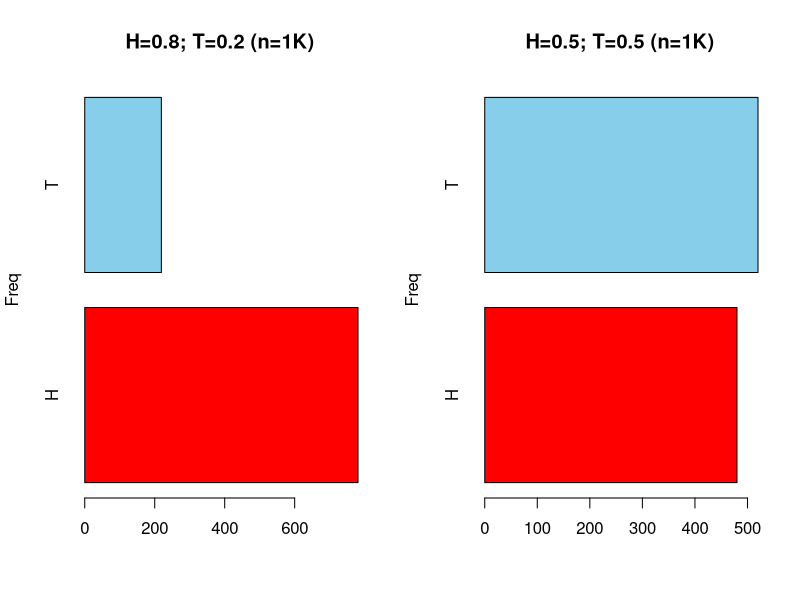

Write R code to recreate this figure.
# Name: Sristi Bafna
# Student ID: 1020201437
# Program: UG 23
# Date: 29-11-2022

rm(list=ls())

#Combination
coin = c('H','T')
times = 10 
outcomes = c()
for (i in 1:times){
  outcomes[i] = sample(x = coin, size = 1)
  
  message(i,'.outcome =',outcomes[i])
}

events = table(outcomes)
total = sum(events)
p.H = events['H']/total
p.T = events['T']/total
p.T = 1 - p.H
print(p.T)

rm(list=ls())

coin_A = c('H','T')
coin_B = c('H','T')
n_events = 10
outcome_A = c()
outcome_B = c()
set.seed(1094)
for(i in 1:n_events){
  outcome_A[i] = sample(coin_A,size = 1)
  outcome_B[i] = sample(coin_B,size = 1)
}

paste0(outcome_A,outcome_B)

comb_events = paste0(outcome_A,outcome_B)

fr_tb = table(comb_events)

p_HH = round(fr_tb['HH']/sum(fr_tb),2)
p_HT= round(fr_tb['HT']/sum(fr_tb),2)
p_TT = round(fr_tb['TT']/sum(fr_tb),2)
p_TH = round(fr_tb['TH']/sum(fr_tb),2)

rm(list=ls())

dice = c(1,2,3,4,5,6)

p_1 = c()
p_2 = c()
p_3 = c()
p_4 = c()
p_5 = c()
p_6 = c()

d_events = 500
outcomes = c()
set.seed(673)
for (i in 1:d_events){
  outcomes[i] = sample(x = dice, size = 1)
  
  
}

events = table(outcomes)
total = sum(events)
p.1 = events[1]/total
p.2 = events[2]/total
p.3 = events[3]/total
p.4 = events[4]/total
p.5 = events[5]/total
p.6 = events[6]/total

print(p.1)

p_sides = table((outcomes)/500) 

p_even = p_sides['2'] + p_sides['4'] + p_sides['6']
p_odd = p_sides['1'] + p_sides['3'] + p_sides['5']



rm(list = ls())

coin = c('H','T')
dice = c('1','2','3','4','5','6')
n_event = 500
coin_outcome = c()
dice_outcome = c()

set.seed(674)
for(i in 1:n_event){
  coin_outcome[i] = sample(coin, size = 1)
  dice_outcome[i] = sample(dice, size = 1)
  
}

comb_outcome = paste0(coin_outcome, dice_outcome)

fq_tb = table(comb_outcome)
fq_tb[c('H2','H4','H6')]

pH_ind_even = (fq_tb/n_event)[c('H2','H4','H6')]
pH_even = sum(pH_ind_even)


unfair_coin = c()
fair_coin = c()
set.seed(785)

for(i in 1:1000){
  unfair_coin[i] = sample(coin,size = 1, prob = c(0.8,0.2))
  fair_coin[i] = sample(coin,size = 1, prob = c(0.5,0.5))
}

par(mfrow=c(1,2))
barplot(table(unfair_coin), main= 'H=0.8; T=0.2 (n=1K)', 
        horiz = TRUE, 
        ylab = 'Freq',
        col = c('H' = 'red', 'T' = 'skyblue'))
barplot(table(fair_coin), main = 'H=0.5; T=0.5 (n=1K)', 
        horiz = TRUE,
        ylab = 'Freq',
        col = c('H' = 'red', 'T' = 'skyblue'))

dev.off()

